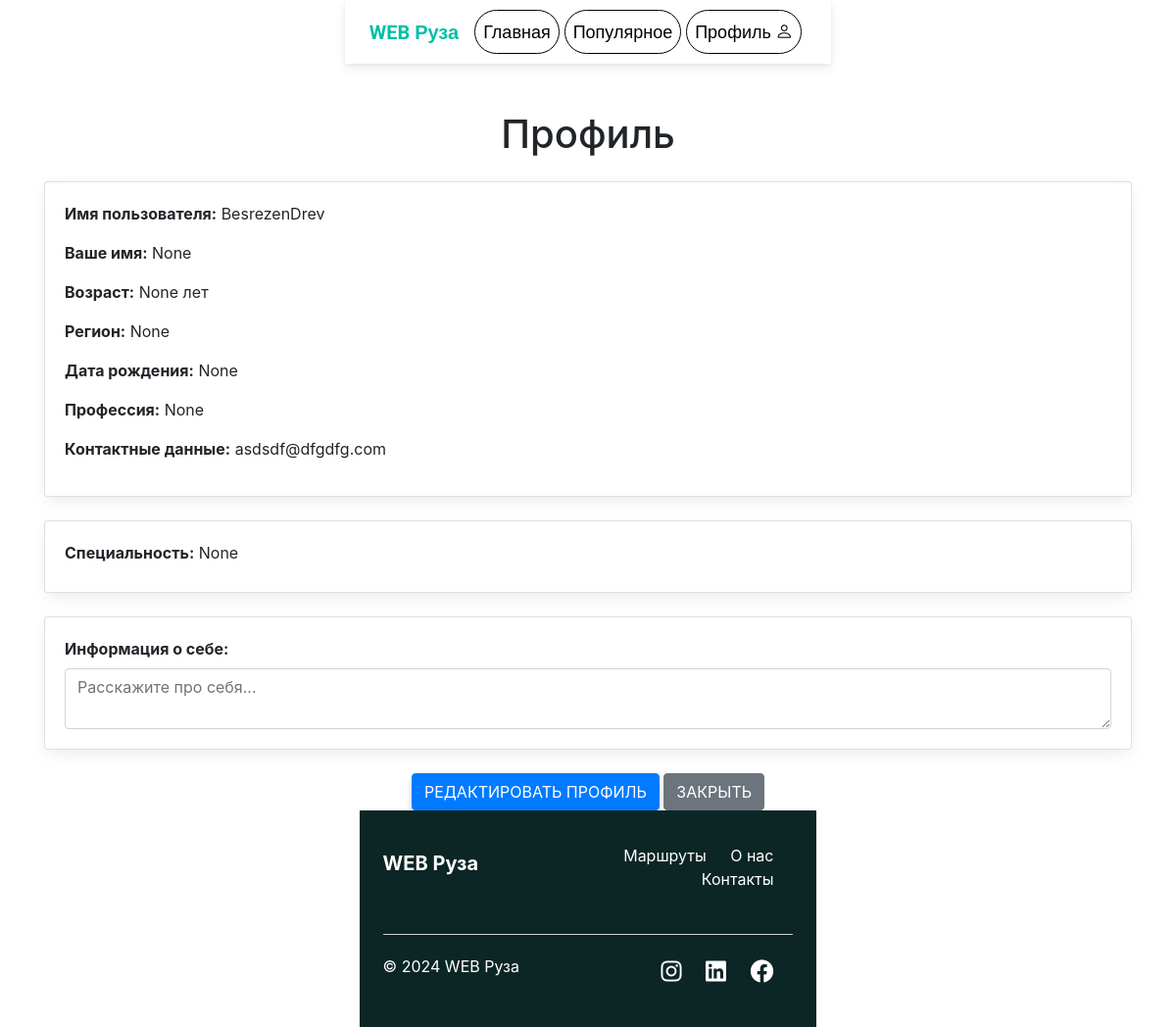
The page /user/profile/ (signed in) on the database its author committed.
### Userprofile/models.py (models this page shows, shortened)
class UserProfile(models.Model):
    user = models.OneToOneField(CustomUser, on_delete=models.CASCADE)
    name = models.CharField(max_length=100, blank=True, null=True)
    region = models.CharField(max_length=100, blank=True, null=True)
    birth_date = models.DateField(null=True, blank=True)
    profession = models.CharField(max_length=100, blank=True, null=True)
    personal_photo = models.ImageField(upload_to='profile_photos/', blank=True, null=True)
    @property
    def age(self):
        if self.birth_date:
            today = date.today()
            return today.year - self.birth_date.year - ((today.month, today.day) < (self.birth_date.month, self.birth_date.day))
        return None

### Registration/models.py (models this page shows)
class CustomUser(AbstractUser):
    is_admin = models.BooleanField(default=False)

### Userprofile/views.py (the view)
# urls.py: path('profile/', view_profile, name='view_profile'),
@login_required
def view_profile(request):
    profile, created = UserProfile.objects.get_or_create(user=request.user)
    return render(request, 'Userprofile/profile.html', {'profile': profile})

### Userprofile/templates/userprofile/profile.html (shortened to what this page needs)
{% extends 'base_generic.html' %}
{% block content %}
<!DOCTYPE html>
<html>
<head>
    {% load static %}
    <link rel="stylesheet" href="https://stackpath.bootstrapcdn.com/bootstrap/4.5.2/css/bootstrap.min.css">
    <link rel="stylesheet" type="text/css" href="{% static 'Userprofile/style.css' %}">
</head>
<body>
    <div class="container mt-5">
        <header class="text-center mb-4">
            <h1>Профиль</h1>
        </header>
        <section class="profile-section mb-4">
            <div class="card">
                <div class="card-body">
                    <div class="row">
                        <div class="col-md-8">
                            <div class="profile-info">
                                <div class="mb-2">
                                    <label><strong>Имя пользователя:</strong></label>
                                    <span>{{ profile.user.username }}</span>
                                </div>
                                <div class="mb-2">
                                    <label><strong>Ваше имя:</strong></label>
                                    <span>{{ profile.name }}</span>
                                </div>
                                <div class="mb-2">
                                    <label><strong>Возраст:</strong></label>
                                    <span>{{ profile.age }} лет</span>
                                </div>
                                <div class="mb-2">
                                    <label><strong>Регион:</strong></label>
                                    <span>{{ profile.region }}</span>
                                </div>
                                <div class="mb-2">
                                    <label><strong>Дата рождения:</strong></label>
                                    <span>{{ profile.birth_date }}</span>
                                </div>
                                <div class="mb-2">
                                    <label><strong>Профессия:</strong></label>
                                    <span>{{ profile.profession }}</span>
                                </div>
                                <div class="mb-2">
                                    <label><strong>Контактные данные:</strong></label>
                                    <span>{{ profile.user.email }}</span>
                                </div>
                            </div>
                        </div>
                    </div>
                </div>
            </div>
        </section>
        <section class="specialty-section mb-4">
            <div class="card">
                <div class="card-body">
                    <label><strong>Специальность:</strong></label>
                    <span>{{ profile.profession }}</span>
                </div>
            </div>
        </section>
        <section class="about-section mb-4">
            <div class="card">
                <div class="card-body">
                    <label><strong>Информация о себе:</strong></label>
                    <textarea class="form-control" placeholder="Расскажите про себя..."></textarea>
                </div>
            </div>
        </section>
        <footer class="text-center mt-4">
            <a href="{% url 'edit_profile' %}" class="btn btn-primary">Редактировать профиль</a>
            <button class="btn btn-secondary">Закрыть</button>
        </footer>
    </div>
</body>
</html>
{% endblock %}

### Constructor/static/css/style.css (style rules this page uses)
html, body { width:100%; margin:0; display: flex; justify-content: center; align-items: center; }

### rows shown on the page
UserProfile: user.username "BesrezenDrev", name "None", age "None", region "None", birth_date "None", profession "None", user.email "asdsdf@dfgdfg.com"
